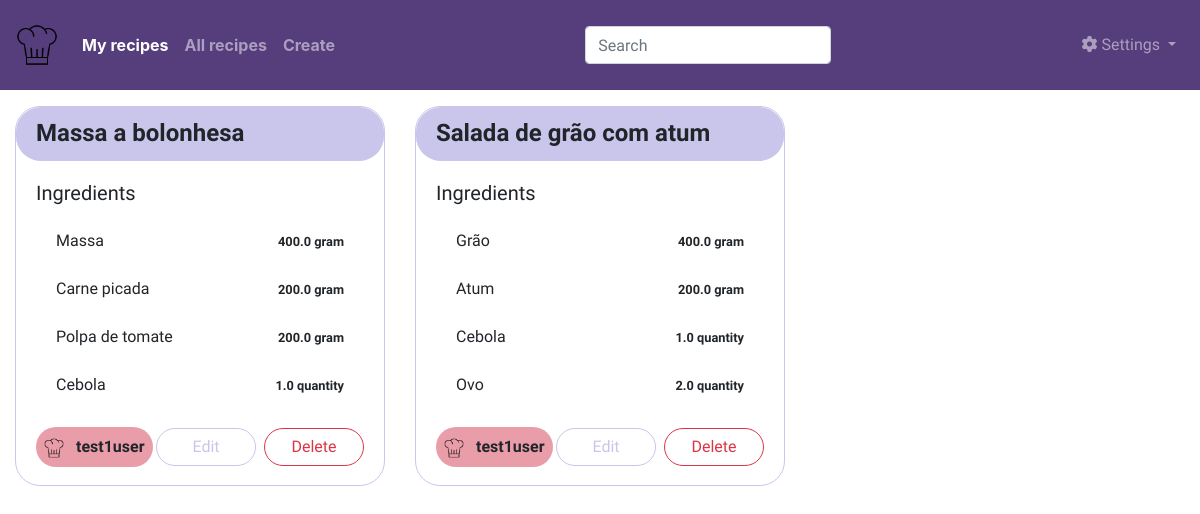
Page /main/my_recipes (signed in) on the committed database.
### app/models.py (models this page shows, shortened)
class SearchableMixin(object):
    @classmethod
    def before_commit(cls, session):
        session._changes = {
            'add': list(session.new),
            'update': list(session.dirty),
            'delete': list(session.deleted)
        }
    @classmethod
    def after_commit(cls, session):
        for obj in session._changes['add']:
            if isinstance(obj, SearchableMixin):
                add_to_index(obj.__tablename__, obj)
        for obj in session._changes['update']:
            if isinstance(obj, SearchableMixin):
                add_to_index(obj.__tablename__, obj)
        for obj in session._changes['delete']:
            if isinstance(obj, SearchableMixin):
                remove_from_index(obj.__tablename__, obj)
        session._changes = None

class Recipe(SearchableMixin, db.Model):
    __searchable__ = ['name']
    id = db.Column(db.Integer, primary_key=True)
    name = db.Column(db.String(140))
    user_id = db.Column(db.Integer, db.ForeignKey('user.id'))
    quantity = db.relationship('Quantity', backref='recipe', lazy=True, passive_deletes=True)

class Quantity(db.Model):
    id = db.Column(db.Integer, primary_key=True)
    value = db.Column(db.Float, nullable=False, default=0)
    ingredient_name = db.Column(db.String(140))
    recipe_id = db.Column(
        db.Integer,
        db.ForeignKey('recipe.id', ondelete='CASCADE'),
        nullable=False)
    unit_type = db.Column(
        db.Enum(UnitTypesEnum),
        nullable=True
    )

class User(UserMixin, db.Model):
    id = db.Column(db.Integer, primary_key=True)
    username = db.Column(db.String(64), index=True, unique=True)
    email = db.Column(db.String(120), index=True, unique=True)
    password_hash = db.Column(db.String(128))
    recipes = db.relationship('Recipe', backref='author', lazy='dynamic')
    about_me = db.Column(db.String(140))
    last_seen = db.Column(db.DateTime, default=datetime.utcnow)

### app/main/routes.py (the view)
@bp.route('', methods=['GET'])
@bp.route('/my_recipes', methods=['GET'])
@login_required
def my_recipes():
    recipes = Recipe.query.filter_by(author=current_user).order_by(Recipe.name).all()
    return render_template(
        'recipes.html',
        recipes=recipes,
        my_recipes=True,
        recipe_url="main:my_recipes"
    )

### app/main/forms.py
class SearchForm(FlaskForm):
    q = StringField('Search', validators=[DataRequired()])
    def __init__(self, *args, **kwargs):
        if 'formdata' not in kwargs:
            kwargs['formdata'] = request.args
        if 'csrf_enabled' not in kwargs:
            kwargs['csrf_enabled'] = False
        super(SearchForm, self).__init__(*args, **kwargs)

### app/__init__.py (called while the page is built)
def create_app(config_class=Config):
    app = Flask(__name__)
    app.config.from_object(config_class)
    db.init_app(app)
    migrate.init_app(app, db)
    login.init_app(app)
    bootstrap.init_app(app)
    app.elasticsearch = Elasticsearch([app.config['ELASTICSEARCH_URL']]) if app.config['ELASTICSEARCH_URL'] else None
    from app.errors import bp as errors_bp
    app.register_blueprint(errors_bp)
    from app.auth import bp as auth_bp
    app.register_blueprint(auth_bp, url_prefix='/auth')
    from app.main import bp as main_bp
    app.register_blueprint(main_bp, url_prefix='/main')
    app.register_blueprint(main_bp, url_prefix='/')
    def remove_unit_type(s):
        return str(s)[14:]
    app.jinja_env.filters['remove_unit_type'] = remove_unit_type
    return app

### app/main/routes.py (called while the page is built)
@bp.before_request
def before_request():
    if current_user.is_authenticated:
        current_user.last_seen = datetime.utcnow()
        db.session.commit()
        g.search_form = SearchForm()

### app/models.py (called while the page is built)
@login.user_loader
def load_user(id):
    return User.query.get(int(id))

### app/templates/recipes.html (shortened to what this page needs)
{% extends "base.html" %}
{% import 'bootstrap/wtf.html' as wtf %}
{% block content %}
<div class="container-fluid">
    <div class="row">
        {% for recipe in recipes %}
        <div class="col-12 col-lg-6 col-xl-4">
            <div class="card mt-3 mb-3" style="height: 380px; border-color:#cac5ea; border-radius: 25px;">
                <h4 class="card-header" style="border-color:#cac5ea; border-radius: 25px; background-color: #cac5ea"><b>{{ recipe.name }}</b></h4>
                <div class="card-body">
                    <h5 class="card-title">Ingredients</h5>
                    <ul class="list-group list-group-flush" style="height: 200px; overflow-y: auto;">
                        {% for ingredient in recipe.quantity %}
                        <li class="list-group-item" style="border-style: none;">
                            {{ ingredient.ingredient_name }}
                            <span style="float: right;">
                                <small><b>{{ ingredient.value }} {{ ingredient.unit_type|remove_unit_type }}</b></small>
                            </span>
                        </li>
                        {% endfor %}
                    </ul>
                    <div class="vertical-align-content" style="float: left; height: 60px;">
                        <span class="p-2" style="border-radius: 25px; background-color:#d64d618c">
                            <img src="{{ url_for('static', filename='images/recipe.png') }}" width="20">
                            <span class="ml-2"> <b>{{ recipe.author.username }}</b></span>
                        </span>
                    </div>
                    {% if recipe.author.id == current_user.id %}
                        <div class="vertical-align-content" style="float: right; height: 60px;">
                            <a href="{{ url_for('main.edit_recipe', id=recipe.id) }}" class="btn btn-outline-info" style="border-radius: 25px; width: 100px;">
                                Edit
                            </a>
                        {% if my_recipes %}
                            <button class="btn btn-outline-danger ml-2" data-toggle="modal" data-target="#delete_recipe" style="border-radius: 25px; width: 100px;">
                                Delete
                            </button>
                        {% endif %}
                        </div>
                    {% endif %}
                </div>
            </div>
        </div>
        {% endfor %}
    </div>
</div>
{% endblock %}

### app/static/css/base.css (style rules this page uses)
body { font-family: 'Baloo 2', cursive; }
.vertical-align-content { display:flex; align-items:center; }
.btn-outline-info { color:#cac5ea; border-color: #cac5ea; }

### rows in the picture
Recipe: name "Massa a bolonhesa", author.username "test1user"
Quantity: ingredient_name "Massa", value "400.0", unit_type|remove_unit_type "gram"
Quantity: ingredient_name "Carne picada", value "200.0", unit_type|remove_unit_type "gram"
Quantity: ingredient_name "Polpa de tomate", value "200.0", unit_type|remove_unit_type "gram"
Quantity: ingredient_name "Cebola", value "1.0", unit_type|remove_unit_type "quantity"
Recipe: name "Salada de grão com atum", author.username "test1user"
Quantity: ingredient_name "Grão", value "400.0", unit_type|remove_unit_type "gram"
Quantity: ingredient_name "Atum", value "200.0", unit_type|remove_unit_type "gram"
Quantity: ingredient_name "Cebola", value "1.0", unit_type|remove_unit_type "quantity"
Quantity: ingredient_name "Ovo", value "2.0", unit_type|remove_unit_type "quantity"
